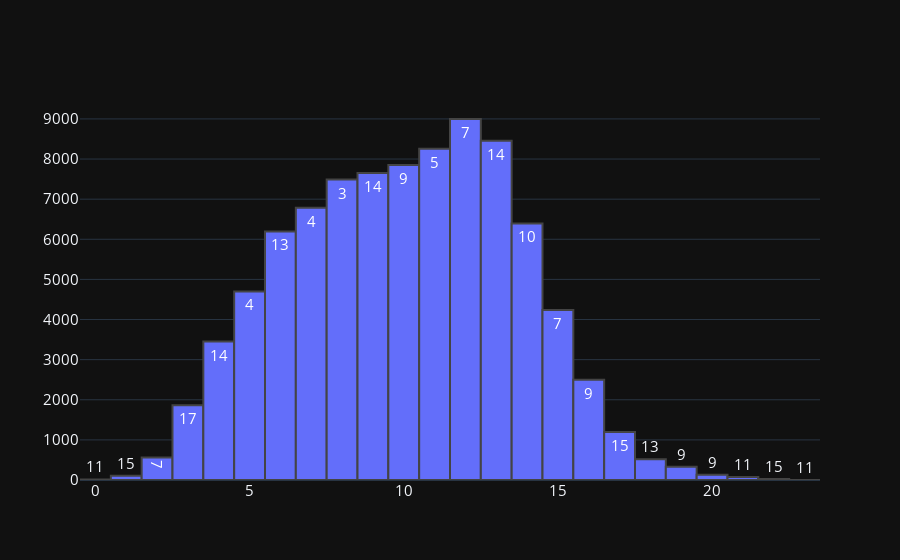

Notebook cell for this chart:
### Markdown cell above
## Distribution of Video Title Length

### Code cell
fig = go.Figure(data=[go.Histogram(x=df["title_length"].values,
                                   text = df["title_length"].values,
                             )])

fig.update_traces(
                  marker=dict(line=dict(width=2)), showlegend=False)

fig.update_layout(template='plotly_dark',
                  font=dict(size=15),
                  )

fig.show();

### Figure 1 — Plotly figure (JSON) as saved in the notebook; plotly's stock layout.template omitted (floating-point values rounded to 4 significant figures; data arrays with more than 128 entries replaced by an {"elided": "..."} marker saying what was removed)
{"data": [{"marker": {"line": {"width": 2}}, "showlegend": false, "text": {"elided": "87782 int values"}, "type": "histogram", "x": {"elided": "87782 int values"}}], "layout": {"font": {"size": 15}}}
